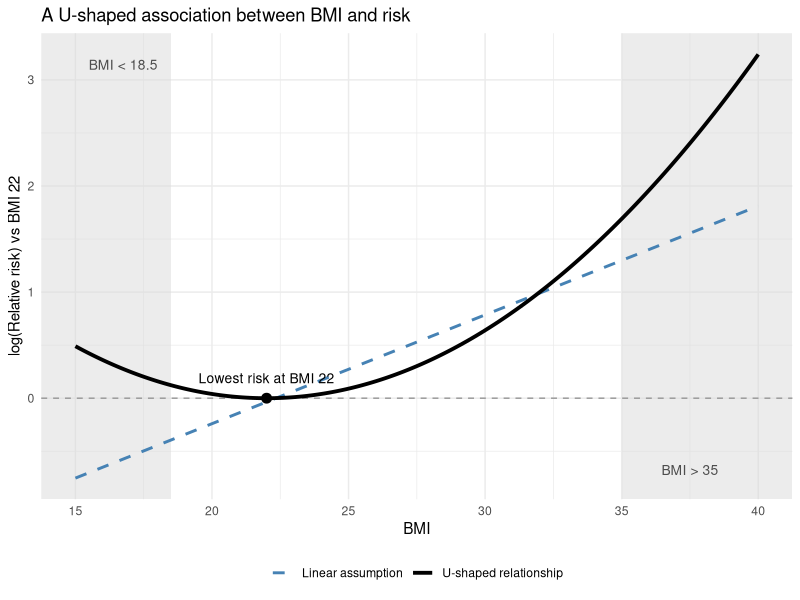
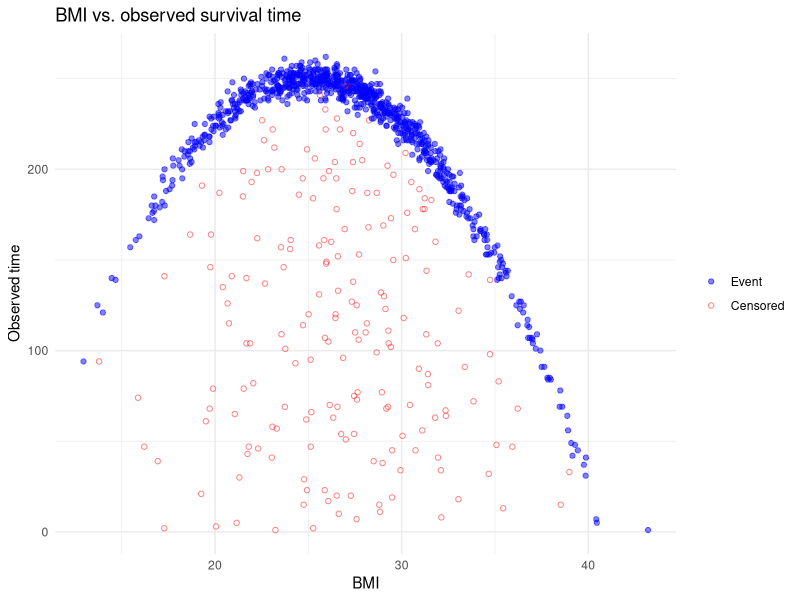
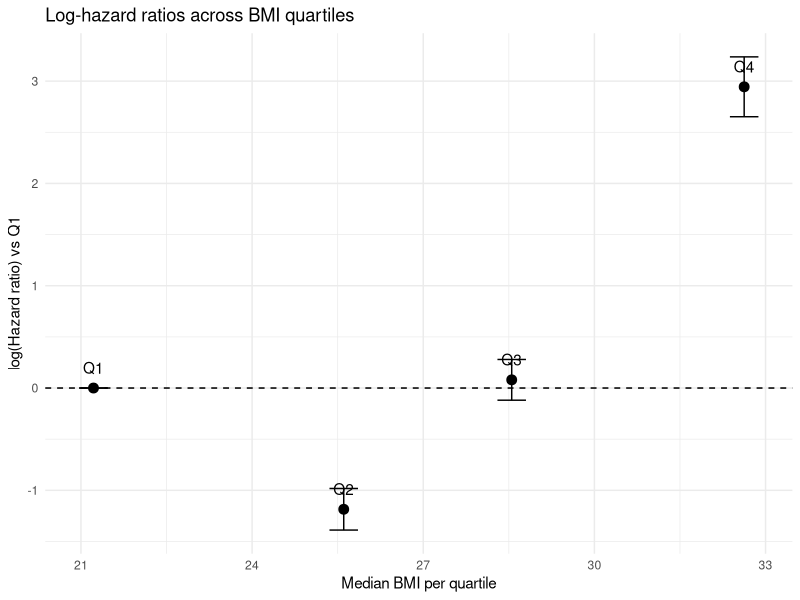
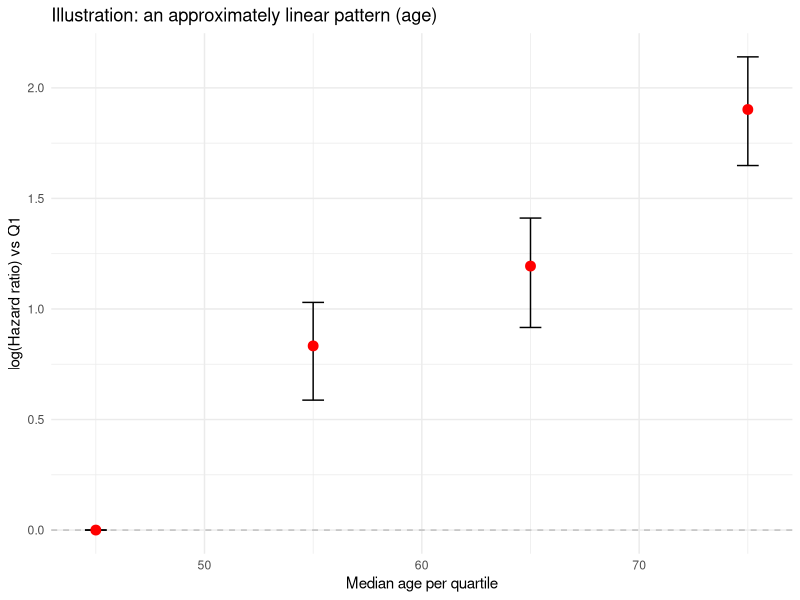
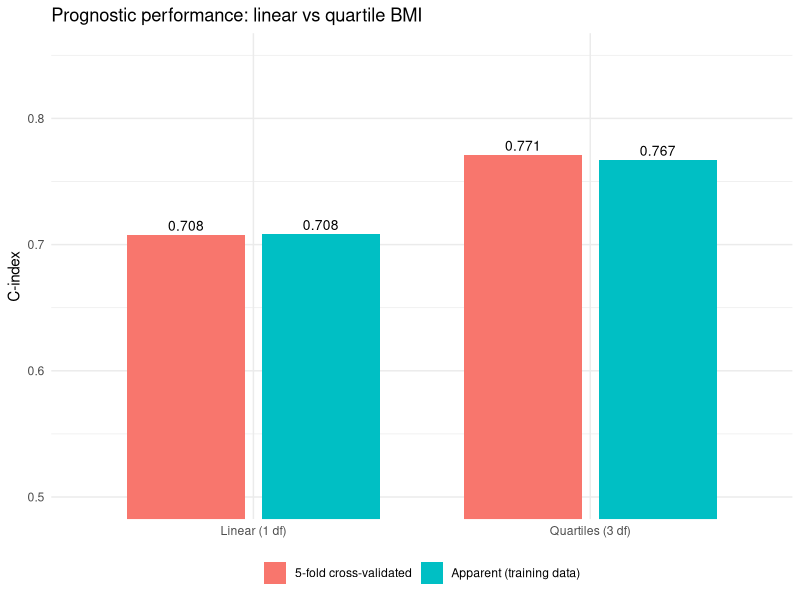
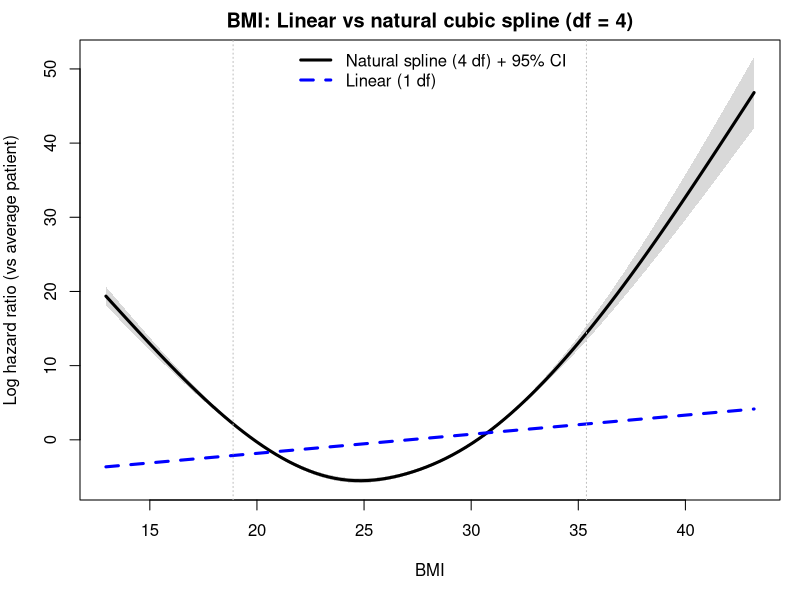
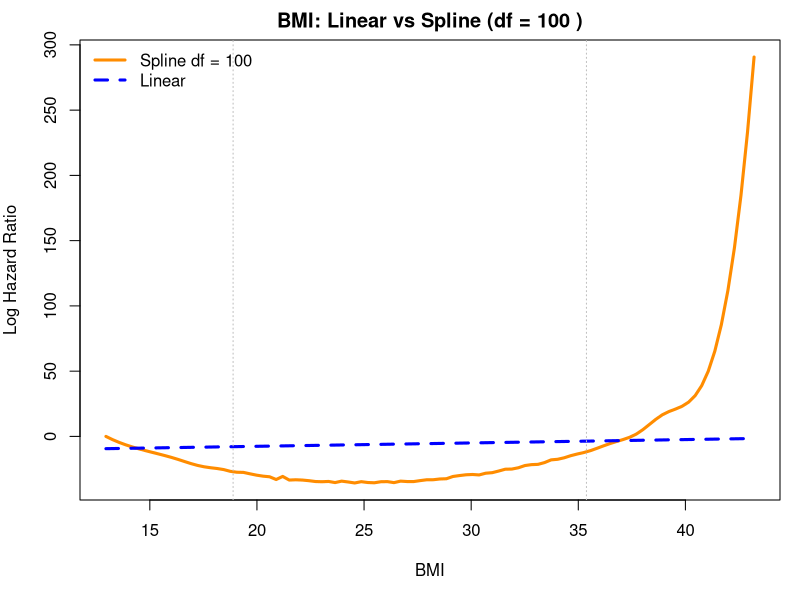
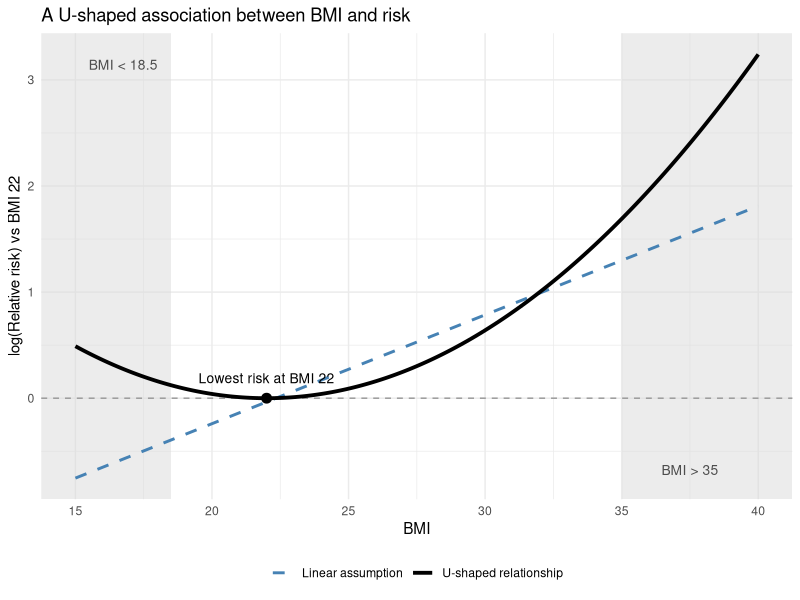

Reproduce these figures in R, in order.
# ==========================================================
# Title:   Checking the Functional Form of a Continuous Covariate
#          in a Cox Proportional Hazards Model (synthetic BMI example)
# Authors: Jane Liu & Fan Fan
# Date:    2025-07-16 (revised 2026-10-19)
# Purpose: Simulate a U-shaped BMI–survival relationship, then compare
#          linear, quartile, quadratic and spline specifications of BMI.
#
# Figures produced (saved to `out_dir`):
#   fig1_u_shape_concept.png    - conceptual U-shaped BMI–risk curve
#   fig2_bmi_vs_time.png        - BMI vs observed time, events vs censored
#   fig3a_quartile_loghr.png    - log-HR by BMI quartile
#   fig3b_age_illustration.png  - illustrative (hand-entered) linear pattern
#   fig4_model_comparison.png   - C-index, linear vs quartile BMI
#   fig5a_quad_spline.png       - linear vs linear + quadratic + spline
#   fig5b_overfit_spline.png    - very flexible spline (df = 100)
# ==========================================================

library(dplyr)
library(survival)
library(ggplot2)
library(splines)

# ---------------------------------------------------------
# 0. Parameters (change here, everything below follows)
# ---------------------------------------------------------
seed            <- 123
n               <- 1000      # number of patients
bmi_mean        <- 27
bmi_sd          <- 5
bmi_optimum     <- 25        # BMI with the longest expected survival
max_time        <- 200
noise_mean      <- 50
noise_sd        <- 5
target_censor   <- 0.20      # target proportion censored
censor_mode     <- "independent"  # "independent" (recommended) or "original"
k_folds         <- 5         # folds for cross-validated C-index
out_dir         <- "figures"

dir.create(out_dir, showWarnings = FALSE)
set.seed(seed)

# ---------------------------------------------------------
# Figure 1: conceptual U-shaped BMI–risk curve (illustration, no data)
#   log relative risk is set to 0 at BMI 22 and rises on both sides.
#   A straight line fitted to the same curve shows what a linear
#   term would capture instead.
# ---------------------------------------------------------
fig1_optimum <- 22
fig1_df <- data.frame(bmi = seq(15, 40, by = 0.1)) %>%
  mutate(log_rr = 0.01 * (bmi - fig1_optimum)^2)  # U-shape on the log scale
# Best straight line on the log scale, weighted toward typical BMIs
fig1_wts    <- dnorm(fig1_df$bmi, mean = bmi_mean, sd = bmi_sd)
fig1_linear <- lm(log_rr ~ bmi, data = fig1_df, weights = fig1_wts)
fig1_df$log_rr_linear <- predict(fig1_linear)

p_fig1 <- ggplot(fig1_df, aes(bmi)) +
  annotate("rect", xmin = -Inf, xmax = 18.5, ymin = -Inf, ymax = Inf,
           fill = "gray85", alpha = 0.5) +
  annotate("rect", xmin = 35, xmax = Inf, ymin = -Inf, ymax = Inf,
           fill = "gray85", alpha = 0.5) +
  annotate("text", x = 16.75, y = max(fig1_df$log_rr) * 0.97,
           label = "BMI < 18.5", size = 3.5, colour = "gray30") +
  annotate("text", x = 37.5, y = min(fig1_df$log_rr_linear) * 0.9,
           label = "BMI > 35", size = 3.5, colour = "gray30") +
  geom_hline(yintercept = 0, linetype = "dashed", colour = "gray60") +
  geom_line(aes(y = log_rr_linear, colour = "Linear assumption"),
            linewidth = 1, linetype = "dashed") +
  geom_line(aes(y = log_rr, colour = "U-shaped relationship"), linewidth = 1.3) +
  geom_point(data = data.frame(bmi = fig1_optimum, log_rr = 0), aes(y = log_rr),
             size = 3) +
  annotate("text", x = fig1_optimum, y = 0, vjust = -1.5,
           label = paste("Lowest risk at BMI", fig1_optimum), size = 3.5) +
  scale_colour_manual(values = c("U-shaped relationship" = "black",
                                 "Linear assumption" = "steelblue")) +
  scale_x_continuous(breaks = seq(15, 40, 5)) +
  labs(x = "BMI", y = paste0("log(Relative risk) vs BMI ", fig1_optimum),
       colour = NULL,
       title = "A U-shaped association between BMI and risk") +
  theme_minimal() +
  theme(legend.position = "bottom")
print(p_fig1)
ggsave(file.path(out_dir, "fig1_u_shape_concept.png"), p_fig1, width = 7, height = 5)

# ---------------------------------------------------------
# 1. Simulate data
# ---------------------------------------------------------
bmi <- rnorm(n, mean = bmi_mean, sd = bmi_sd)

# U-shaped true survival time: longest at bmi_optimum
noise     <- rnorm(n, mean = noise_mean, sd = noise_sd)
true_time <- round(pmax(max_time - (bmi - bmi_optimum)^2 + noise, 1))

if (censor_mode == "independent") {
  # Censoring time drawn independently of the event time (non-informative
  # censoring, as the Cox model assumes). The exponential rate is tuned so
  # that about `target_censor` of patients end up censored.
  u <- runif(n)
  censor_prop <- function(rate) mean(ceiling(-log(u) / rate) < true_time)
  rate <- uniroot(function(r) censor_prop(r) - target_censor,
                  interval = c(1e-6, 1))$root
  censor_time <- ceiling(-log(u) / rate)
} else {
  # Original scheme: 20% of patients get a censoring time drawn between 1 and
  # their own true time. Note this makes censoring depend on the outcome.
  censor_flag <- rbinom(n, 1, target_censor)
  censor_time <- ifelse(censor_flag == 1,
                        round(runif(n, min = 1, max = true_time)),
                        Inf)
}

surv_data <- data.frame(
  id     = seq_len(n),
  bmi    = bmi,
  time   = pmin(true_time, censor_time),
  status = as.integer(true_time <= censor_time)   # 1 = event, 0 = censored
)

cat("\nCensoring check (0 = censored, 1 = event):\n")
print(prop.table(table(surv_data$status)))
n_events <- sum(surv_data$status)
cat("Number of events:", n_events, "\n")

# ---------------------------------------------------------
# 2. Figure 2: BMI vs observed time
# ---------------------------------------------------------
p_fig2 <- ggplot(surv_data,
                 aes(bmi, time,
                     colour = factor(status, 1:0, c("Event", "Censored")),
                     shape  = factor(status, 1:0, c("Event", "Censored")))) +
  geom_point(alpha = 0.5) +
  scale_colour_manual(values = c(Event = "blue", Censored = "red")) +
  scale_shape_manual(values = c(Event = 19, Censored = 1)) +
  labs(x = "BMI", y = "Observed time", colour = NULL, shape = NULL,
       title = "BMI vs. observed survival time") +
  theme_minimal()
print(p_fig2)
ggsave(file.path(out_dir, "fig2_bmi_vs_time.png"), p_fig2, width = 7, height = 5)

# ---------------------------------------------------------
# 3. Quartile model (Figure 3A)
# ---------------------------------------------------------
quartile_breaks <- quantile(surv_data$bmi, probs = seq(0, 1, 0.25))
surv_data$bmi_quartile <- cut(surv_data$bmi, breaks = quartile_breaks,
                              include.lowest = TRUE,
                              labels = c("Q1", "Q2", "Q3", "Q4"))
# cut() returns a factor whose first level (Q1) is the reference

cox_quartile <- coxph(Surv(time, status) ~ bmi_quartile, data = surv_data)
print(summary(cox_quartile))

quartile_medians <- surv_data %>%
  group_by(bmi_quartile) %>%
  summarize(median_bmi = median(bmi), .groups = "drop")

ci <- confint(cox_quartile)   # on the log-HR scale
quartile_df <- data.frame(
  bmi_quartile = c("Q1", sub("bmi_quartile", "", names(coef(cox_quartile)))),
  log_hr       = c(0, coef(cox_quartile)),
  lower        = c(0, ci[, 1]),
  upper        = c(0, ci[, 2])
) %>%
  left_join(quartile_medians %>% mutate(bmi_quartile = as.character(bmi_quartile)),
            by = "bmi_quartile")

p_fig3a <- ggplot(quartile_df, aes(median_bmi, log_hr)) +
  geom_hline(yintercept = 0, linetype = "dashed") +
  geom_errorbar(aes(ymin = lower, ymax = upper), width = 0.5) +
  geom_point(size = 3) +
  geom_text(aes(label = bmi_quartile), vjust = -1.2) +
  labs(x = "Median BMI per quartile", y = "log(Hazard ratio) vs Q1",
       title = "Log-hazard ratios across BMI quartiles") +
  theme_minimal()
print(p_fig3a)
ggsave(file.path(out_dir, "fig3a_quartile_loghr.png"), p_fig3a, width = 7, height = 5)

# ---------------------------------------------------------
# 4. Figure 3B: illustrative linear pattern (hand-entered, NOT simulated)
# ---------------------------------------------------------
age_illustration <- data.frame(
  age_quartile = c("Q1", "Q2", "Q3", "Q4"),
  median_age   = c(45, 55, 65, 75),      # illustrative median ages
  HR           = c(1.0, 2.3, 3.3, 6.7),  # illustrative hazard ratios
  lower        = c(1.0, 1.8, 2.5, 5.2),
  upper        = c(1.0, 2.8, 4.1, 8.5)
)

p_fig3b <- ggplot(age_illustration, aes(median_age, log(HR))) +
  geom_hline(yintercept = 0, linetype = "dashed", colour = "gray") +
  geom_errorbar(aes(ymin = log(lower), ymax = log(upper)), width = 1) +
  geom_point(size = 3, colour = "red") +
  labs(x = "Median age per quartile", y = "log(Hazard ratio) vs Q1",
       title = "Illustration: an approximately linear pattern (age)") +
  theme_minimal()
print(p_fig3b)
ggsave(file.path(out_dir, "fig3b_age_illustration.png"), p_fig3b, width = 7, height = 5)

# ---------------------------------------------------------
# 5. Compare linear vs quartile BMI (Figure 4)
# ---------------------------------------------------------
model_formulas <- list(
  "Linear (1 df)"    = Surv(time, status) ~ bmi,
  "Quartiles (3 df)" = Surv(time, status) ~ bmi_quartile
)
# bquote() writes each formula into the stored call, so predict() on new
# data can rebuild the model frame later
fits <- lapply(model_formulas, function(f)
  eval(bquote(coxph(.(f), data = surv_data))))

# Apparent (in-sample) C-index, read from the fitted models
apparent_c <- sapply(fits, function(f) unname(f$concordance["concordance"]))

# K-fold cross-validated C-index: fit on K-1 folds, score the held-out fold.
# Quartile cut points are re-derived inside each training fold.
cv_cindex <- function(formula, data, k) {
  folds <- sample(rep(seq_len(k), length.out = nrow(data)))
  sapply(seq_len(k), function(i) {
    train <- data[folds != i, ]
    test  <- data[folds == i, ]
    brks  <- quantile(train$bmi, seq(0, 1, 0.25))
    brks[c(1, 5)] <- c(-Inf, Inf)
    lab <- c("Q1", "Q2", "Q3", "Q4")
    train$bmi_quartile <- cut(train$bmi, brks, labels = lab)
    test$bmi_quartile  <- cut(test$bmi,  brks, labels = lab)
    fit <- coxph(formula, data = train)
    test$lp <- predict(fit, newdata = test, type = "lp")
    # reverse = TRUE: higher linear predictor means shorter survival
    unname(concordance(Surv(time, status) ~ lp, data = test,
                       reverse = TRUE)$concordance)
  }) %>% mean()
}
set.seed(seed)
cv_c <- sapply(model_formulas, cv_cindex, data = surv_data, k = k_folds)

model_comparison <- data.frame(
  model      = names(fits),
  df         = sapply(fits, function(f) sum(!is.na(coef(f)))),
  AIC        = sapply(fits, AIC),
  apparent_C = apparent_c,
  cv_C       = cv_c,
  row.names  = NULL
)
cat("\nModel comparison (lower AIC is better; higher C is better):\n")
print(model_comparison, digits = 4)

p_fig4 <- model_comparison %>%
  tidyr::pivot_longer(c(apparent_C, cv_C), names_to = "type", values_to = "C") %>%
  mutate(type = recode(type, apparent_C = "Apparent (training data)",
                       cv_C = paste0(k_folds, "-fold cross-validated")),
         model = factor(model, levels = names(fits))) %>%
  ggplot(aes(model, C, fill = type)) +
  geom_col(position = position_dodge(0.8), width = 0.7) +
  geom_text(aes(label = sprintf("%.3f", C)),
            position = position_dodge(0.8), vjust = -0.4, size = 3.5) +
  coord_cartesian(ylim = c(0.5, 0.85)) +
  labs(x = NULL, y = "C-index", fill = NULL,
       title = "Prognostic performance: linear vs quartile BMI") +
  theme_minimal() +
  theme(legend.position = "bottom")
print(p_fig4)
ggsave(file.path(out_dir, "fig4_model_comparison.png"), p_fig4, width = 7, height = 5)

# ---------------------------------------------------------
# 6. Linear vs natural (restricted) cubic spline (Figure 5A)
# ---------------------------------------------------------
spline_df <- 4   # total df of the spline (linear trend included)

cox_linear <- coxph(Surv(time, status) ~ bmi, data = surv_data)
cox_ns     <- coxph(Surv(time, status) ~ ns(bmi, df = spline_df), data = surv_data)

# Check: all spline_df coefficients are estimated (no NAs)
cat("\nSpline coefficients:\n")
print(coef(cox_ns))
# Likelihood ratio test for nonlinearity (linear is nested in the spline):
# df = spline_df - 1
cat("\nLikelihood ratio test, linear vs spline:\n")
print(anova(cox_linear, cox_ns))
print(AIC(cox_linear, cox_ns))

# Predicted log hazard over the BMI range, relative to the average patient,
# with a 95% confidence band. predict() reuses the knots from the fitted model.
X     <- seq(min(surv_data$bmi), max(surv_data$bmi), length.out = 100)
nd    <- data.frame(bmi = X)
p_ns  <- predict(cox_ns, newdata = nd, type = "lp", se.fit = TRUE)
p_lin <- predict(cox_linear, newdata = nd, type = "lp")

# Plot and save (Figure 5A)
plot_fig5a <- function() {
  par(mfrow = c(1, 1), mar = c(5, 4, 2, 1))
  upper <- p_ns$fit + 1.96 * p_ns$se.fit
  lower <- p_ns$fit - 1.96 * p_ns$se.fit
  plot(X, p_ns$fit, type = "n", ylim = range(lower, upper, p_lin),
       xlab = "BMI", ylab = "Log hazard ratio (vs average patient)",
       main = paste0("BMI: Linear vs natural cubic spline (df = ", spline_df, ")"))
  polygon(c(X, rev(X)), c(lower, rev(upper)), col = "gray85", border = NA)
  lines(X, p_ns$fit, lwd = 3)
  lines(X, p_lin, lwd = 3, lty = 2, col = "blue")
  abline(v = quantile(surv_data$bmi, c(0.05, 0.95)), col = "gray", lty = 3)
  legend("top",
         legend = c(paste0("Natural spline (", spline_df, " df) + 95% CI"),
                    "Linear (1 df)"),
         col = c("black", "blue"), lty = c(1, 2), lwd = 3, bty = "n")
}
plot_fig5a()                                   # show on screen
png(file.path(out_dir, "fig5a_linear_vs_spline.png"), width = 8, height = 5, units = "in", res = 300)
plot_fig5a()                                   # save to file
dev.off()

# ---------------------------------------------------------
# 7. Very flexible spline, df = 100 (Figure 5B)
# ---------------------------------------------------------

# ----- Set parameters -----
df_spline <- 100  # change this to increase/decrease degrees of freedom

# Set up
bmi <- surv_data$bmi

# Create spline basis
bmi_spline_basis <- bs(bmi, df = df_spline)
colnames(bmi_spline_basis) <- paste0("bmi_spline", 1:df_spline)

# Add spline basis columns to dataset
surv_data_transformed <- cbind(surv_data, bmi_spline_basis)

# Build formula dynamically for spline terms
formula_terms <- paste(colnames(bmi_spline_basis), collapse = " + ")
cox_formula <- as.formula(paste("Surv(time, status) ~", formula_terms))

# Fit the spline model
cox_spline <- coxph(cox_formula, data = surv_data_transformed)

# Predict log hazard over range of BMI
X <- seq(min(bmi), max(bmi), length.out = 100)
X_spline <- predict(bmi_spline_basis, newx = X)   # same knots as the fitted basis

# Coefficients for spline model (treat any dropped terms as 0)
coef_spline <- coef(cox_spline)
coef_spline[is.na(coef_spline)] <- 0

# Predict linear predictors for spline model
pred_spline <- drop(X_spline %*% coef_spline)

# Predict for linear model
coef_linear <- coef(cox_linear)
pred_linear <- X * coef_linear["bmi"]

# Align for comparison
pred_linear <- pred_linear + (mean(pred_spline) - mean(pred_linear))

# Plot and save comparison (Figure 5B)
plot_fig5b <- function() {
  par(mfrow = c(1,1), mar = c(5, 4, 2, 1))
  plot(X, pred_spline, type = "l", lwd = 3, col = "darkorange",
       xlab = "BMI", ylab = "Log Hazard Ratio",
       main = paste("BMI: Linear vs Spline (df =", df_spline, ")"))
  lines(X, pred_linear, lwd = 3, lty = 2, col = "blue")
  abline(v = quantile(bmi, c(0.05, 0.95)), col = "gray", lty = 3)
  legend("topleft", legend = c(paste("Spline df =", df_spline), "Linear"),
         col = c("darkorange", "blue"), lty = c(1, 2), lwd = 3, bty = "n")
}
plot_fig5b()                                   # show on screen
png(file.path(out_dir, "fig5b_overfit_spline.png"), width = 8, height = 5, units = "in", res = 300)
plot_fig5b()                                   # save to file
dev.off()

cat("\nDone. Figures saved to:", normalizePath(out_dir), "\n")
